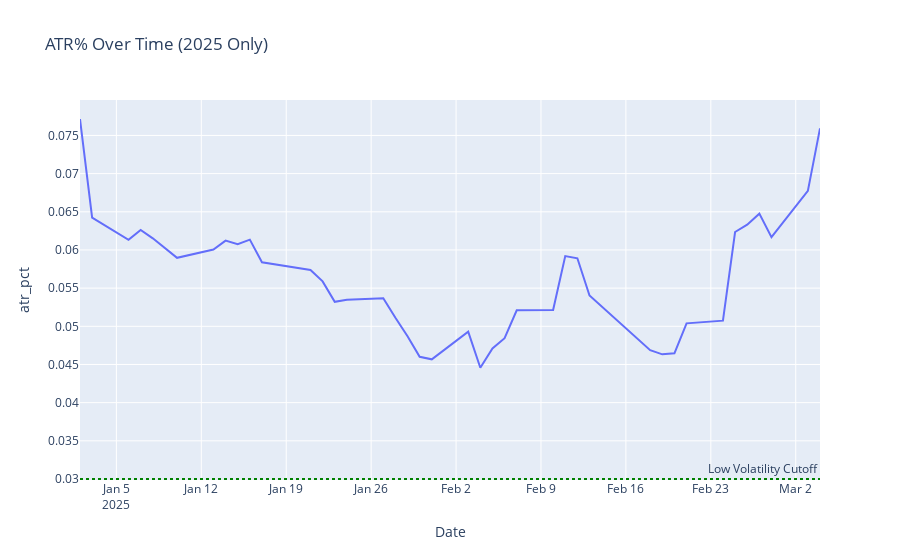

The code cell stored with this chart in its notebook:
### Markdown cell above
The chart illustrates the historical volatility of TSLA, measured by the Average True Range (ATR) as a percentage of the closing price. Periods where the ATR% falls below the dotted green line at 3% indicate low volatility, which is typically associated with more stable market conditions. In contrast, noticeable spikes—such as those seen in 2020 and 2021—reflect periods of heightened volatility. More recently, ATR% values appear to remain closer to or slightly above the low-volatility threshold, suggesting relatively calmer market behavior compared to earlier years.

### Code cell
# Filter the TSLA DataFrame to include only records from the year 2025
tsla_2025 = tsla[tsla.index.year == 2025]

# Create a line chart to visualize ATR% for TSLA during 2025
fig = px.line(
    tsla_2025,
    x=tsla_2025.index,
    y="atr_pct",
    title="ATR% Over Time (2025 Only)"
)

# Add a horizontal line at the 3% threshold to denote the low-volatility cutoff
fig.add_hline(
    y=0.03,
    line_dash="dot",
    line_color="green",
    annotation_text="Low Volatility Cutoff"
)

# Display the chart
fig.show()

### Figure 1 — Plotly figure (JSON) as saved in the notebook; plotly's stock layout.template omitted (floating-point values rounded to 4 significant figures)
{"data": [{"hovertemplate": "Date=%{x}<br>atr_pct=%{y}<extra></extra>", "legendgroup": "", "line": {"color": "#636efa", "dash": "solid"}, "marker": {"symbol": "circle"}, "mode": "lines", "name": "", "orientation": "v", "showlegend": false, "type": "scatter", "x": ["2025-01-02T00:00:00", "2025-01-03T00:00:00", "2025-01-06T00:00:00", "2025-01-07T00:00:00", "2025-01-08T00:00:00", "2025-01-10T00:00:00", "2025-01-13T00:00:00", "2025-01-14T00:00:00", "2025-01-15T00:00:00", "2025-01-16T00:00:00", "2025-01-17T00:00:00", "2025-01-21T00:00:00", "2025-01-22T00:00:00", "2025-01-23T00:00:00", "2025-01-24T00:00:00", "2025-01-27T00:00:00", "2025-01-28T00:00:00", "2025-01-29T00:00:00", "2025-01-30T00:00:00", "2025-01-31T00:00:00", "2025-02-03T00:00:00", "2025-02-04T00:00:00", "2025-02-05T00:00:00", "2025-02-06T00:00:00", "2025-02-07T00:00:00", "2025-02-10T00:00:00", "2025-02-11T00:00:00", "2025-02-12T00:00:00", "2025-02-13T00:00:00", "2025-02-14T00:00:00", "2025-02-18T00:00:00", "2025-02-19T00:00:00", "2025-02-20T00:00:00", "2025-02-21T00:00:00", "2025-02-24T00:00:00", "2025-02-25T00:00:00", "2025-02-26T00:00:00", "2025-02-27T00:00:00", "2025-02-28T00:00:00", "2025-03-03T00:00:00", "2025-03-04T00:00:00"], "xaxis": "x", "y": [0.07715, 0.06425, 0.06133, 0.06263, 0.06152, 0.05897, 0.06005, 0.06122, 0.06076, 0.06136, 0.05839, 0.05737, 0.05589, 0.05321, 0.05348, 0.05367, 0.05112, 0.04871, 0.04601, 0.04567, 0.04929, 0.04457, 0.04709, 0.04843, 0.0521, 0.05215, 0.05919, 0.05891, 0.05403, 0.05259, 0.04687, 0.04633, 0.04646, 0.05039, 0.05074, 0.06235, 0.06332, 0.06476, 0.06167, 0.06774, 0.07593], "yaxis": "y"}], "layout": {"annotations": [{"showarrow": false, "text": "Low Volatility Cutoff", "x": 1, "xanchor": "right", "xref": "x domain", "y": 0.03, "yanchor": "bottom", "yref": "y"}], "legend": {"tracegroupgap": 0}, "shapes": [{"line": {"color": "green", "dash": "dot"}, "type": "line", "x0": 0, "x1": 1, "xref": "x domain", "y0": 0.03, "y1": 0.03, "yref": "y"}], "title": {"text": "ATR% Over Time (2025 Only)"}, "xaxis": {"anchor": "y", "domain": [0, 1], "title": {"text": "Date"}}, "yaxis": {"anchor": "x", "domain": [0, 1], "title": {"text": "atr_pct"}}}}
